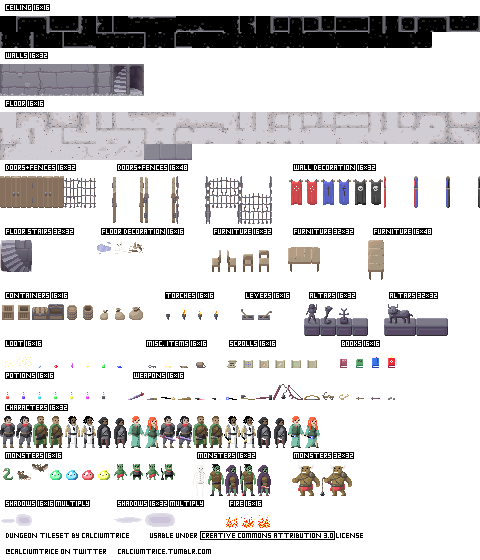
#> input picture assets/dungeon/tileset.png, 480 x 560 px
$ python spritesheet_padding.py assets/dungeon/tileset.png 100 100 5
#> lines starting #> are read from the running program, lines starting #| are printed output that depends on the picture
#!/usr/bin/env python3

# super quick script to add padding between the tiles of a tileset, bleeding
# using the colour at the tile edges.

import sys
from PIL import Image

# get & process arguments

if len(sys.argv) < 4 or len(sys.argv) > 5:
    print("Usage: padding.py <tileset file> <tile width> <tile height> [padding (default 1px)]")
    sys.exit(1)

tileset = sys.argv[1]
tile_width = int(sys.argv[2])
tile_height = int(sys.argv[3])
padding = int(sys.argv[4]) if len(sys.argv) == 5 else 1

# load tileset, create some basic info
img = Image.open(tileset)
#> img is the input picture: PIL image 480x560 RGBA; mean R, G, B, A 215.1, 213.6, 213.8, 72.8
img_width, img_height = img.size
#> img_width = 480; img_height = 560

new_width = img_width + (img_width // tile_width) * padding * 2 # each tile gets padding on both sides
#> new_width = 520
new_height = img_height + (img_height // tile_height) * padding * 2
#> new_height = 610

new_img = Image.new("RGBA", (new_width, new_height), (0, 0, 0, 0))
#> new_img: PIL image 520x610 RGBA; every value is 0

# copy over the base existing tiles
for y in range(0, img_height, tile_height):
    for x in range(0, img_width, tile_width):
        tile = img.crop((x, y, x + tile_width, y + tile_height))
        new_img.paste(tile, (x + ((x // tile_width) * 2 + 1) * padding, y + ((y // tile_height) * 2 + 1) * padding))
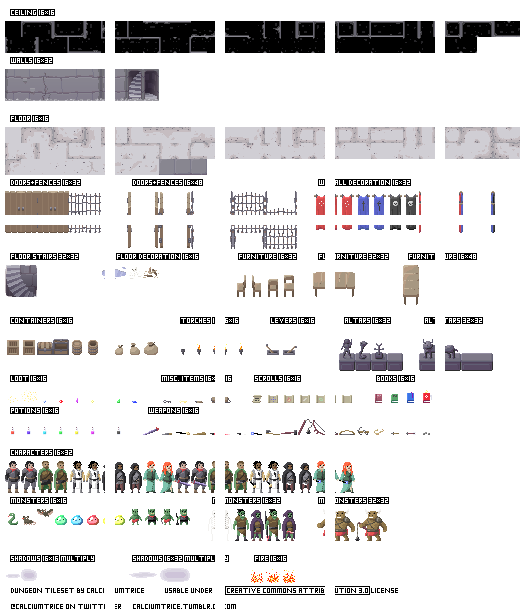
#> new_img: PIL image 520x610 RGBA; mean R, G, B, A 178.2, 176.9, 177.2, 61.5; transparent parts drawn white

# copy the left & right edges of the tiles over enough times to fill the padding gap.
for x in range(0, new_width, tile_width + padding * 2):
    for x1 in range(x + padding, x, -1):
        bar = new_img.crop((x1, 0, x1 + 1, new_height))
        new_img.paste(bar, (x1 - 1, 0))

for x in range(padding + tile_width - 1, new_width, tile_width + padding * 2):
    for x1 in range(x, x + padding):
        bar = new_img.crop((x1, 0, x1 + 1, new_height))
        new_img.paste(bar, (x1 + 1, 0))
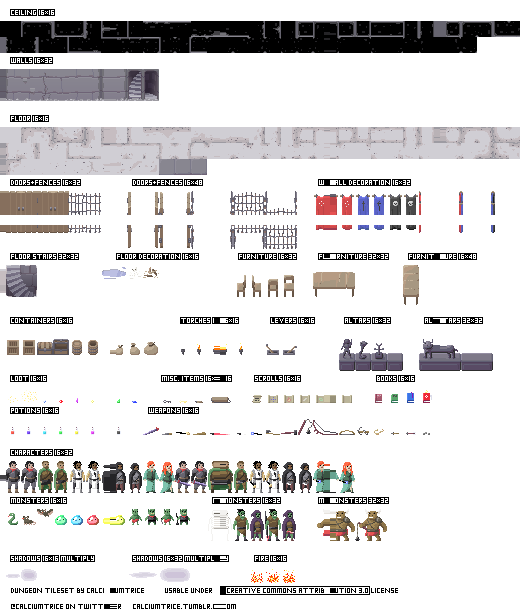
#> new_img: PIL image 520x610 RGBA; mean R, G, B, A 195.4, 193.9, 194.1, 67.1; transparent parts drawn white

# same for top & bottom
for y in range(0, new_height, tile_height + padding * 2):
    for y1 in range(y + padding, y, -1):
        bar = new_img.crop((0, y1, new_width, y1 + 1))
        new_img.paste(bar, (0, y1 - 1))

for y in range(padding + tile_height - 1, new_height, tile_height + padding * 2):
    for y1 in range(y, y + padding):
        bar = new_img.crop((0, y1, new_width, y1 + 1))
        new_img.paste(bar, (0, y1 + 1))

new_img.save(tileset[:-4] + "_padded.png")
